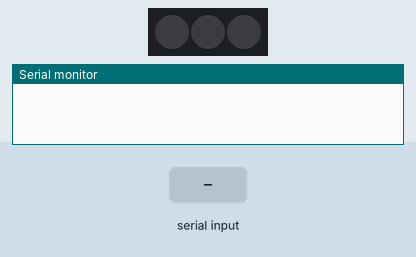
Recording of a sketch running on a simulated Arduino Nano, built with avr-gcc and run on an emulated ATmega328P. Shown: 3 RGB LEDs in strip order, left to right, the last lines printed to the serial monitor. Inputs (shaded band) come from the test bench. Dim RGB values are drawn brighter than linear.

Above: at 1.2 s.
1.3 s: "90,45\n" received over Serial
At 3.5 s:
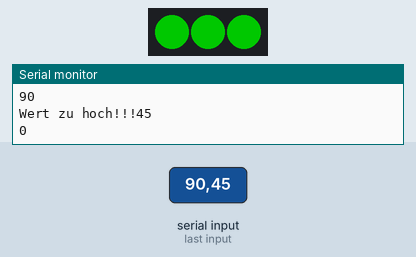
3.8 s: "30,150\n" received over Serial
At 4.6 s:
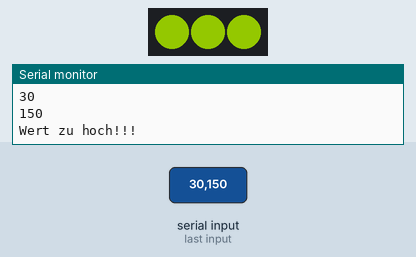
Timing chart, 0 to 6.8 s (numbered marks = the images above; inputs shaded):
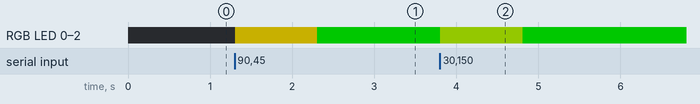

The sketch:

catlight.ino
```cpp
#include <Adafruit_NeoPixel.h>

#define PIN 10
#define LEDS 3

int DATA = 0;
int LICENCE = 80;

Adafruit_NeoPixel strip = Adafruit_NeoPixel(LEDS, PIN, NEO_GRB + NEO_KHZ800);

void setup()
{
	Serial.begin(9800);
	strip.begin();
	strip.clear();
	strip.show();
}

void loop()
{
	if (Serial.available()) {
		DATA = Serial.parseInt();
		//int junk = Serial.read();			//"Enter" entfernen
		Serial.print(DATA);
		Serial.print("\n");
		if (DATA > LICENCE) {
			Serial.print("Wert zu hoch!!!");
		}
		else {
			if (DATA <= (LICENCE / 2)) {
				int value = ((DATA * 255) / LICENCE) * 2;
				strip.setPixelColor(0, (0 + value), 255, 0);
				strip.setPixelColor(1, (0 + value), 255, 0);
				strip.setPixelColor(2, (0 + value), 255, 0);
			}
			else {
				int value = ((DATA * 255) / LICENCE) * 2;
				strip.setPixelColor(0, 255, (255 - value), 0);
				strip.setPixelColor(1, 255, (255 - value), 0);
				strip.setPixelColor(2, 255, (255 - value), 0);
			}
			strip.setBrightness(100);
			strip.show();
		}
	}
}
```

Measured:
- after the input at 1.3 s, RGB LED 0–2: off → RGB(100, 88, 0) at once, → RGB(0, 100, 0) 1.0 s later
- after the input at 3.8 s, RGB LED 0–2: RGB(0, 100, 0) → RGB(74, 100, 0) at once, → RGB(0, 100, 0) 1.0 s later
